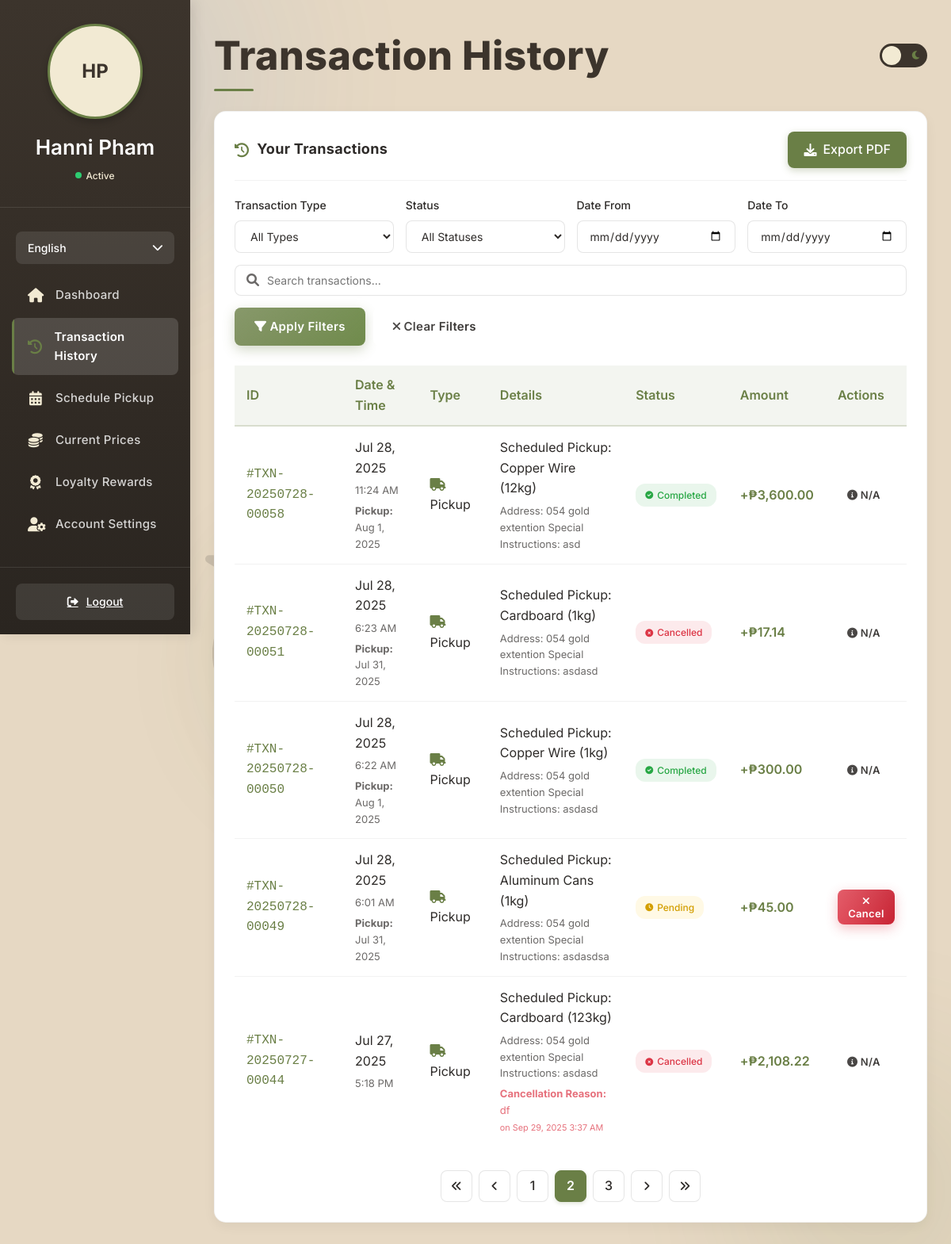
The app's page /Customer-portal/transaction.php?page=2 (signed in) with its own data.
### tables this page shows
CREATE TABLE `users` (
  `id` int(11) NOT NULL AUTO_INCREMENT,
  `first_name` varchar(50) NOT NULL,
  `last_name` varchar(50) NOT NULL,
  `username` varchar(50) DEFAULT NULL,
  `email` varchar(100) NOT NULL,
  `phone` varchar(20) NOT NULL,
  `address` text NOT NULL,
  `profile_image` varchar(255) DEFAULT NULL,
  `password_hash` varchar(255) NOT NULL,
  `user_type` enum('individual','business','collector') NOT NULL,
  `agreed_terms` tinyint(1) DEFAULT 0,
  `created_at` timestamp NOT NULL DEFAULT current_timestamp(),
  `loyalty_points` int(11) DEFAULT 0,
  `loyalty_tier` enum('bronze','silver','gold','platinum','diamond','ethereal') DEFAULT 'bronze',
  `referral_code` varchar(20) DEFAULT NULL,
  `referred_by` int(11) DEFAULT NULL,
  `is_admin` tinyint(1) DEFAULT 0,
  `last_login` datetime DEFAULT NULL,
  `is_verified` tinyint(1) DEFAULT 0,
  `verification_token` varchar(255) DEFAULT NULL,
  `token_expires_at` datetime DEFAULT NULL,
  `reset_token` varchar(64) DEFAULT NULL,
  `reset_token_expires` datetime DEFAULT NULL,
  `facebook_id` varchar(255) DEFAULT NULL,
  `api_key` varchar(64) DEFAULT NULL,
  `two_factor_auth` tinyint(1) DEFAULT 0,
  `two_factor_secret` varchar(32) DEFAULT NULL,
  PRIMARY KEY (`id`),
  UNIQUE KEY `email` (`email`),
  UNIQUE KEY `username_UNIQUE` (`username`),
  UNIQUE KEY `referral_code_UNIQUE` (`referral_code`),
  UNIQUE KEY `uniq_api_key` (`api_key`),
  KEY `idx_api_key` (`api_key`)
);

CREATE TABLE `transactions` (
  `id` int(11) NOT NULL AUTO_INCREMENT,
  `transaction_id` varchar(20) NOT NULL,
  `user_id` int(11) DEFAULT NULL,
  `created_by` int(11) DEFAULT NULL,
  `name` varchar(100) NOT NULL,
  `transaction_type` enum('Pickup','Walk-in','Loyalty') NOT NULL,
  `type` enum('Purchase','Sale') NOT NULL DEFAULT 'Sale',
  `transaction_date` date NOT NULL,
  `transaction_time` time NOT NULL,
  `item_details` text NOT NULL,
  `additional_info` text DEFAULT NULL,
  `status` enum('Completed','Pending','Cancelled') DEFAULT 'Pending',
  `cancel_reason` text DEFAULT NULL,
  `cancelled_at` datetime DEFAULT NULL,
  `amount` decimal(10,2) NOT NULL,
  `created_at` timestamp NOT NULL DEFAULT current_timestamp(),
  `points_earned` int(11) DEFAULT 0,
  `points_redeemed` int(11) DEFAULT 0,
  `pickup_date` date DEFAULT NULL,
  `time_slot` varchar(50) DEFAULT NULL,
  `shipping_method` varchar(255) DEFAULT NULL,
  `shipping_fee` decimal(10,2) DEFAULT NULL,
  PRIMARY KEY (`id`),
  UNIQUE KEY `transaction_id` (`transaction_id`),
  KEY `user_id` (`user_id`)
);

### Customer-portal/transaction.php (the view, shortened to what the rows shown need)
<?php
require_once 'db_connection.php';
$language = 'en';
$t = $translations[$language];
$user_id = $_SESSION['user_id'];
$transactions_per_page = 5;
$current_page = isset($_GET['page']) ? (int)$_GET['page'] : 1;
$offset = ($current_page - 1) * $transactions_per_page;
$sql = "SELECT t.*, p.shipping_method as shipping_method_id, p.shipping_fee, sm.name as shipping_method_name
        FROM transactions t
        LEFT JOIN pickups p ON t.pickup_date = p.pickup_date AND t.time_slot = p.time_slot AND t.user_id = p.user_id
        LEFT JOIN shipping_methods sm ON p.shipping_method = sm.id
        WHERE t.user_id = ?";
$params = array($user_id);
$types = "i";
$sql .= " ORDER BY t.transaction_date DESC, t.transaction_time DESC";
$sql .= " LIMIT ? OFFSET ?";
$params[] = $transactions_per_page;
$params[] = $offset;
$types .= "ii";
$stmt = mysqli_prepare($conn, $sql);
mysqli_stmt_bind_param($stmt, $types, ...$params);
if (!mysqli_stmt_execute($stmt)) {
    die("Error executing statement: " . mysqli_stmt_error($stmt));
}
$result = mysqli_stmt_get_result($stmt);
$user_query = "SELECT first_name, last_name, profile_image FROM users WHERE id = ?";
$user_stmt = mysqli_prepare($conn, $user_query);
mysqli_stmt_bind_param($user_stmt, "i", $user_id);
mysqli_stmt_execute($user_stmt);
$user_result = mysqli_stmt_get_result($user_stmt);
$user = mysqli_fetch_assoc($user_result);
$user_name = $user['first_name'] . ' ' . $user['last_name'];
$user_initials = strtoupper(substr($user['first_name'], 0, 1) . substr($user['last_name'], 0, 1));
function formatTransactionDetails($transaction) {
    $details = '';
    if ($transaction['transaction_type'] === 'Pickup') {
        $details = $transaction['item_details'];
    }
    return $details;
}
?>
<!DOCTYPE html>
<html lang="en">
<head>
    <link rel="stylesheet" href="https://cdnjs.cloudflare.com/ajax/libs/font-awesome/6.0.0-beta3/css/all.min.css">
</head>
<body>
    <div class="sidebar" id="sidebar">
        <div class="sidebar-header">
            <div class="user-avatar" id="profilePicture">
                <?php if (!empty($user['profile_image']) && file_exists($user['profile_image'])): ?>
                    <img src="<?php echo htmlspecialchars($user['profile_image']); ?>" alt="Profile">
                <?php else: ?>
                    <?php echo $user_initials; ?>
                <?php endif; ?>
            </div>
            <div class="user-name"><?php echo htmlspecialchars($user_name); ?></div>
            <div class="user-status">
                <span class="status-indicator"></span>
                <span>Active</span>
            </div>
        </div>
    </div>
    <div class="main-content">
        <div class="header">
            <h1 class="page-title"><?php echo $t['transaction_history']; ?></h1>
        </div>
        <div class="dashboard-card">
            <div style="overflow-x: auto;">
                <table class="transaction-table">
                    <thead>
                        <tr>
                            <th><?php echo $t['id']; ?></th>
                            <th><?php echo $t['date_time']; ?></th>
                            <th><?php echo $t['type']; ?></th>
                            <th><?php echo $t['details']; ?></th>
                            <th><?php echo $t['status']; ?></th>
                            <th><?php echo $t['amount']; ?></th>
                            <th><?php echo $t['actions']; ?></th>
                        </tr>
                    </thead>
                    <tbody>
                        <?php if (mysqli_num_rows($result) > 0): ?>
                            <?php while ($transaction = mysqli_fetch_assoc($result)): ?>
                                <tr>
                                    <td class="transaction-id">#<?php echo htmlspecialchars($transaction['transaction_id']); ?></td>
                                    <td>
                                        <?php echo date('M j, Y', strtotime($transaction['transaction_date'])); ?>
                                        <div class="transaction-items">
                                            <?php echo date('g:i A', strtotime($transaction['transaction_time'])); ?>
                                        </div>
                                        <?php if ($transaction['transaction_type'] == 'Pickup' && isset($transaction['pickup_date'])): ?>
                                            <div class="transaction-items">
                                                <strong><?php echo $t['pickup']; ?>:</strong>
                                                <?php echo date('M j, Y', strtotime($transaction['pickup_date'])); ?>
                                            </div>
                                        <?php endif; ?>
                                    </td>
                                    <td>
                                        <?php
                                        $type_icon = '';
                                        switch($transaction['transaction_type']) {
                                            case 'Pickup': $type_icon = 'fa-truck'; break;
                                        }
                                        ?>
                                        <i class="fas <?php echo $type_icon; ?>" style="margin-right: 8px; color: var(--icon-green);"></i>
                                        <?php echo htmlspecialchars($transaction['transaction_type']); ?>
                                    </td>
                                    <td>
                                        <?php
                                        $formatted_details = formatTransactionDetails($transaction);
                                        echo nl2br(htmlspecialchars($formatted_details));
                                        ?>
                                        <?php if (!empty($transaction['additional_info'])): ?>
                                            <div class="transaction-items">
                                                <?php echo htmlspecialchars($transaction['additional_info']); ?>
                                            </div>
                                        <?php endif; ?>
                                        <?php if (!empty($transaction['cancel_reason'])): ?>
                                            <div class="transaction-items" style="color: #dc3545;">
                                                <strong><?php echo $t['cancellation_reason']; ?>:</strong> <?php echo htmlspecialchars($transaction['cancel_reason']); ?>
                                                <?php if (!empty($transaction['cancelled_at'])): ?>
                                                    <br><small>on <?php echo date('M j, Y g:i A', strtotime($transaction['cancelled_at'])); ?></small>
                                                <?php endif; ?>
                                            </div>
                                        <?php endif; ?>
                                    </td>
                                    <td>
                                        <?php
                                        $status_class = 'status-' . strtolower($transaction['status']);
                                        $status_icon = '';
                                        switch($transaction['status']) {
                                            case 'Completed': $status_icon = 'fa-check-circle'; break;
                                            case 'Pending': $status_icon = 'fa-clock'; break;
                                            case 'Cancelled': $status_icon = 'fa-times-circle'; break;
                                        }
                                        echo '<span class="transaction-status ' . $status_class . '">' .
                                             '<i class="fas ' . $status_icon . '"></i>' .
                                             htmlspecialchars($transaction['status']) . '</span>';
                                        ?>
                                    </td>
                                    <td class="transaction-amount" style="color: <?php
                                        echo ($transaction['transaction_type'] == 'Loyalty') ? 'var(--sales-orange)' : 'var(--icon-green)';
                                    ?>;">
                                        +₱<?php echo number_format($transaction['amount'], 2); ?>
                                    </td>
                                    <td>
                                        <?php if ($transaction['status'] == 'Pending' && $transaction['transaction_type'] == 'Pickup'): ?>
                                            <button class="btn btn-danger btn-sm cancel-btn"
                                                    data-transaction-id="<?php echo $transaction['transaction_id']; ?>">
                                                <i class="fas fa-times"></i> <?php echo $t['cancel']; ?>
                                            </button>
                                        <?php else: ?>
                                            <button class="btn btn-secondary btn-sm" disabled>
                                                <i class="fas fa-info-circle"></i> N/A
                                            </button>
                                        <?php endif; ?>
                                    </td>
                                </tr>
                            <?php endwhile; ?>
                        <?php endif; ?>
                    </tbody>
                </table>
            </div>
        </div>
    </div>
</body>
</html>

### records on screen
users: user_initials "HP", user_name "Hanni Pham"
transactions: transaction "TXN-20250728-00058", transaction_date "Jul 28, 2025", transaction_time "11:24 AM", pickup "Pickup", pickup_date "Aug 1, 2025", transaction_type "Pickup", item_details "Scheduled Pickup: Copper Wire (12kg)", additional_info "Address: 054 gold extention Special Instructions: asd", status "Completed", amount "3,600.00", shows "N/A"
transactions: transaction "TXN-20250728-00051", transaction_date "Jul 28, 2025", transaction_time "6:23 AM", pickup "Pickup", pickup_date "Jul 31, 2025", transaction_type "Pickup", item_details "Scheduled Pickup: Cardboard (1kg)", additional_info "Address: 054 gold extention Special Instructions: asdasd", status "Cancelled", amount "17.14", shows "N/A"
transactions: transaction "TXN-20250728-00050", transaction_date "Jul 28, 2025", transaction_time "6:22 AM", pickup "Pickup", pickup_date "Aug 1, 2025", transaction_type "Pickup", item_details "Scheduled Pickup: Copper Wire (1kg)", additional_info "Address: 054 gold extention Special Instructions: asdasd", status "Completed", amount "300.00", shows "N/A"
transactions: transaction "TXN-20250728-00049", transaction_date "Jul 28, 2025", transaction_time "6:01 AM", pickup "Pickup", pickup_date "Jul 31, 2025", transaction_type "Pickup", item_details "Scheduled Pickup: Aluminum Cans (1kg)", additional_info "Address: 054 gold extention Special Instructions: asdasdsa", status "Pending", amount "45.00", cancel "Cancel"
transactions: transaction "TXN-20250727-00044", transaction_date "Jul 27, 2025", transaction_time "5:18 PM", transaction_type "Pickup", item_details "Scheduled Pickup: Cardboard (123kg)", additional_info "Address: 054 gold extention Special Instructions: asdasd", cancellation_reason "Cancellation Reason", cancel_reason "df", cancelled_at "Sep 29, 2025 3:37 AM", status "Cancelled", amount "2,108.22", shows "N/A"

### other values on screen
$t['dashboard'] "Dashboard"
$t['transaction_history'] "Transaction History"
$t['schedule_pickup'] "Schedule Pickup"
$t['current_prices'] "Current Prices"
$t['loyalty_rewards'] "Loyalty Rewards"
$t['account_settings'] "Account Settings"
$t['logout'] "Logout"
$t['your_transactions'] "Your Transactions"
$t['export_pdf'] "Export PDF"
$t['transaction_type'] "Transaction Type"
$t['status'] "Status"
$t['date_from'] "Date From"
$t['date_to'] "Date To"
$t['apply_filters'] "Apply Filters"
$t['clear_filters'] "Clear Filters"
